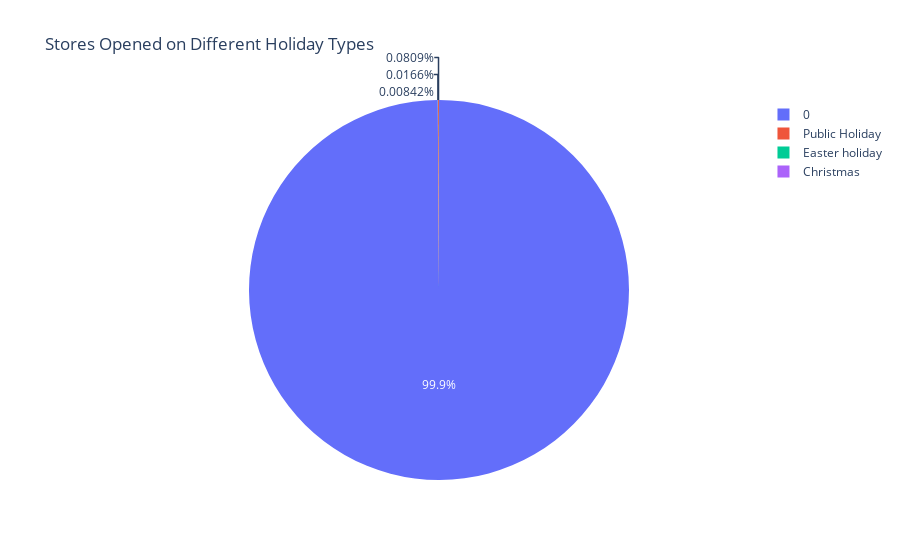

The code cell stored with this chart in its notebook:
### Markdown cell above
#### 3.1) Opened Store Distribution during Holiday and Regular Working Day

### Code cell
holiday_counts = train_store_df['StateHoliday'].value_counts().reset_index()
holiday_counts.columns = ['StateHoliday', 'Store Count']
fig = px.pie(holiday_counts, names='StateHoliday', values='Store Count', title='Stores Opened on Different Holiday Types')
fig.show()

### Figure 1 — Plotly figure (JSON) as saved in the notebook; plotly's stock layout.template omitted (floating-point values rounded to 4 significant figures)
{"data": [{"domain": {"x": [0, 1], "y": [0, 1]}, "hovertemplate": "StateHoliday=%{label}<br>Store Count=%{value}<extra></extra>", "labels": [0, "Public Holiday", "Easter holiday", "Christmas"], "legendgroup": "", "name": "", "showlegend": true, "type": "pie", "values": [842332, 682, 140, 71]}], "layout": {"legend": {"tracegroupgap": 0}, "title": {"text": "Stores Opened on Different Holiday Types"}}}
